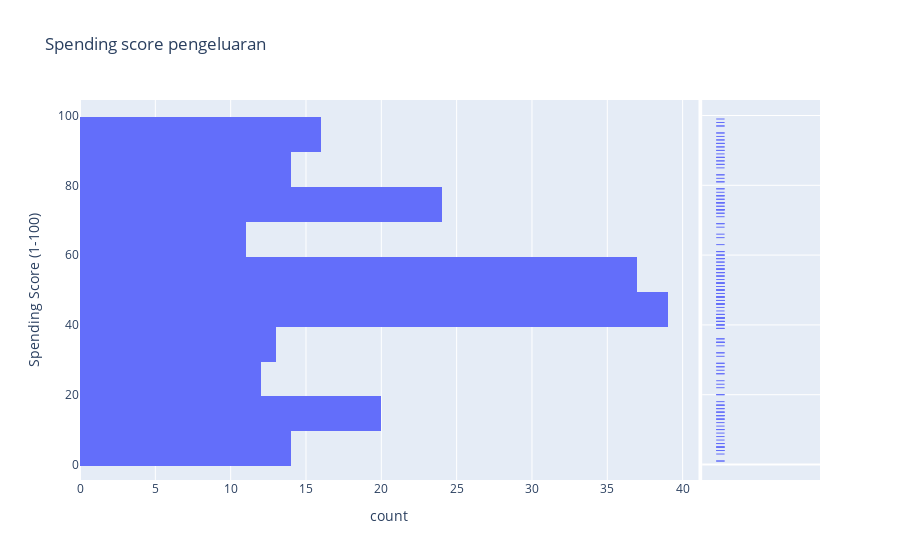

Notebook code for this chart:
### Markdown cell above
### 2. Analisis data eksploratori dari data anggota

#### 2.0 Bagaimana distribusi skor pengeluaran?

### Code cell
px.histogram(customer_df, y="Spending Score (1-100)", 
             marginal="rug", title="Spending score pengeluaran")

### Figure 1 — Plotly figure (JSON) as saved in the notebook; plotly's stock layout.template omitted (floating-point values rounded to 4 significant figures; data arrays with more than 128 entries replaced by an {"elided": "..."} marker saying what was removed)
{"data": [{"alignmentgroup": "True", "bingroup": "y", "hovertemplate": "count=%{x}<br>Spending Score (1-100)=%{y}<extra></extra>", "legendgroup": "", "marker": {"color": "#636efa", "pattern": {"shape": ""}}, "name": "", "offsetgroup": "", "orientation": "h", "showlegend": false, "type": "histogram", "xaxis": "x", "y": {"elided": "200 int values"}, "yaxis": "y"}, {"alignmentgroup": "True", "boxpoints": "all", "fillcolor": "rgba(255,255,255,0)", "hoveron": "points", "hovertemplate": "Spending Score (1-100)=%{y}<extra></extra>", "jitter": 0, "legendgroup": "", "line": {"color": "rgba(255,255,255,0)"}, "marker": {"color": "#636efa", "symbol": "line-ew-open"}, "name": "", "offsetgroup": "", "showlegend": false, "type": "box", "xaxis": "x2", "y": {"elided": "200 int values"}, "yaxis": "y2"}], "layout": {"barmode": "relative", "legend": {"tracegroupgap": 0}, "title": {"text": "Spending score pengeluaran"}, "xaxis": {"anchor": "y", "domain": [0, 0.8358], "title": {"text": "count"}}, "xaxis2": {"anchor": "y2", "domain": [0.8408, 1], "matches": "x2", "showgrid": false, "showline": false, "showticklabels": false, "ticks": ""}, "yaxis": {"anchor": "x", "domain": [0, 1], "title": {"text": "Spending Score (1-100)"}}, "yaxis2": {"anchor": "x2", "domain": [0, 1], "matches": "y", "showgrid": true, "showticklabels": false}}}
